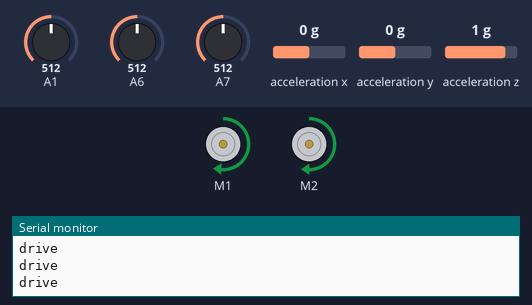
A sketch run on a simulated Arduino Nano, built with avr-gcc and run on an emulated ATmega328P. Parts: 2 × DC motor (green arrow = forward, orange = backward, longer = faster), the last lines printed to the serial monitor. The test bench sets the inputs (shaded band); at power-on: A1 = 512, A6 = 512, A7 = 512, acceleration x 0 g, acceleration y 0 g, acceleration z 1 g. Random numbers use the default seed unless the sketch sets one.

Above: at 1.2 s.
1.3 s: A1 set to 737
4.3 s: A1 set to 763
At 5.4 s:
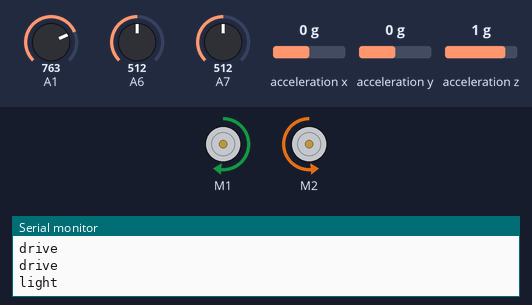
7.3 s: A1 set to 716
9.4 s: A6 set to 740
10.9 s: A6 set to 757
At 11.9 s:
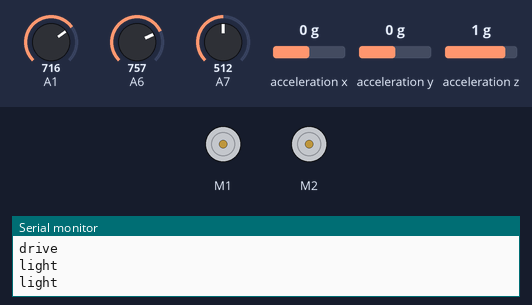
13.9 s: A6 set to 716
Timing chart, 0 to 16.9 s (numbered marks = the images above; inputs shaded):
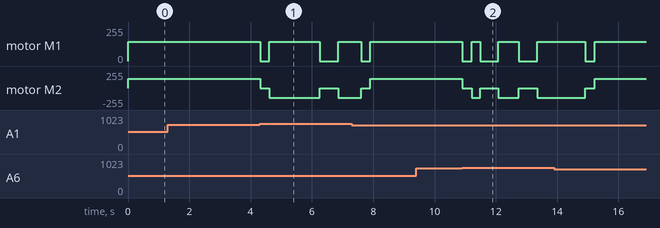

The sketch:

RedBot_Accelerator.ino
```cpp
#include <RedBot.h>

RedBotMotors motors;
RedBotAccel accel;
int basePower_R = 140;
int basePower_L = 144;
boolean bump = true;
boolean turning = false;
boolean driveing = true;
int bumpthresh = 35;

int bg = 750;
bool left;
bool mid;
bool right;
int LeftValue;
int MiddleValue;
int RightValue;
RedBotSensor LeftSensor = RedBotSensor(A1);
RedBotSensor MiddleSensor = RedBotSensor(A6);
RedBotSensor RightSensor = RedBotSensor(A7);

void setup() {
  Serial.begin(9600);
  accel.x = 0;
  accel.y = 0;
  accel.z = 0;
  accel.enableBump();
  accel.setBumpThresh(bumpthresh);
  randomSeed(random(100));

}

void loop() {
  accel.read();
  bump = accel.checkBump();
  LeftValue = LeftSensor.read();
  MiddleValue = MiddleSensor.read();
  RightValue  = RightSensor.read();

  if(LeftValue < bg){
    left = false;
  }else{
    left = true;
  }

  if(MiddleValue < bg){
    mid = false;
  }else{
    mid = true;
  }

  if(RightValue < bg){
    right = false;
  }else{
    right = true;
  }

//  if(bump){
//    Serial.println("Bumped");
//    motors.brake();
//    delay(300);
//    int ran = random(2000);
//    motors.pivot(basePower_L, ran);
//    motors.brake();
//    delay(300);
//  }else{
//    Serial.println("Nope");
//  }

  //Serial.print(left); Serial.print(mid); Serial.println(right);

  if(bump){
    turning = true;
    driveing = false;
    Serial.println("Bumping");
  }else if(left || mid || right){
    turning = true;
    driveing = false;
    Serial.println("light");
  }else{
    turning = false;
    driveing = true;
    Serial.println("drive");
  }

  if(driveing){
    straight();
  }else if(turning){
    motors.brake();
    delay(300);
    int ran = random(2000);
    motors.pivot(basePower_L, ran);
    motors.brake();
    delay(300);
    turning = false;
  }


  //Serial.print("X: ");
  //Serial.print(accel.x);
  //Serial.print(" Y: ");
  //Serial.print(accel.y);
  //Serial.print(" Z: ");
  //Serial.println(accel.z);
  //delay(100);


}

void straight(){
  motors.leftDrive(basePower_L);
  motors.rightDrive(basePower_R);
}
```

Measured:
- the behaviour switches between 749 and 750 on A1 (found by bisection; images 0 and 1)
- the behaviour switches between 749 and 750 on A6 (found by bisection; images 1 and 2)
- after the input at 4.3 s, motor M1: forward 143/255 → stopped at once, → forward 143/255 0.30 s later, → stopped 1.6 s later, → forward 143/255 0.60 s later; motor M2: forward 139/255 → stopped at once, → backward 143/255 0.30 s later, → stopped 1.6 s later, → backward 143/255 0.60 s later
- after the input at 10.9 s, motor M1: goes stopped 0.30 s, forward 143/255 0.28 s, stopped 0.60 s, forward 143/255 0.67 s, stopped 0.60 s, then forward 143/255, starting at once; motor M2: goes stopped 0.30 s, backward 143/255 0.28 s, stopped 0.60 s, backward 143/255 0.67 s, stopped 0.60 s, then backward 143/255, starting at once
